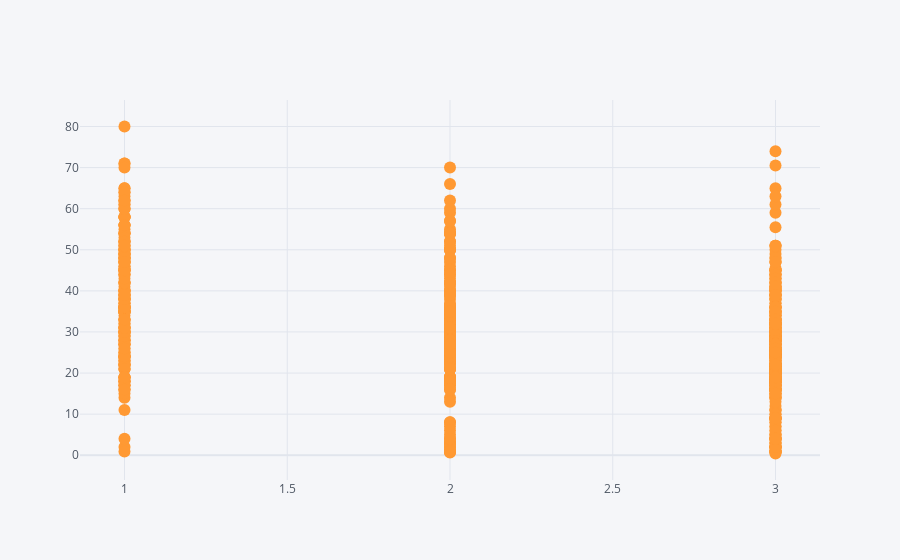

This figure's notebook cell:
### Code cell
df2.iplot(x = 'pclass', y= 'age', mode = 'markers')

### Figure 1 — Plotly figure (JSON) as saved in the notebook; plotly's stock layout.template omitted (floating-point values rounded to 4 significant figures; data arrays with more than 128 entries replaced by an {"elided": "..."} marker saying what was removed)
{"data": [{"line": {"color": "rgba(255, 153, 51, 1.0)", "dash": "solid", "shape": "linear", "width": 1.3}, "marker": {"size": 12, "symbol": "circle"}, "mode": "markers", "name": "age", "text": "", "type": "scatter", "x": {"elided": "891 int values"}, "y": {"elided": "891 mixed values"}}], "layout": {"legend": {"bgcolor": "#F5F6F9", "font": {"color": "#4D5663"}}, "paper_bgcolor": "#F5F6F9", "plot_bgcolor": "#F5F6F9", "title": {"font": {"color": "#4D5663"}}, "xaxis": {"gridcolor": "#E1E5ED", "showgrid": true, "tickfont": {"color": "#4D5663"}, "title": {"font": {"color": "#4D5663"}, "text": ""}, "zerolinecolor": "#E1E5ED"}, "yaxis": {"gridcolor": "#E1E5ED", "showgrid": true, "tickfont": {"color": "#4D5663"}, "title": {"font": {"color": "#4D5663"}, "text": ""}, "zerolinecolor": "#E1E5ED"}}}
